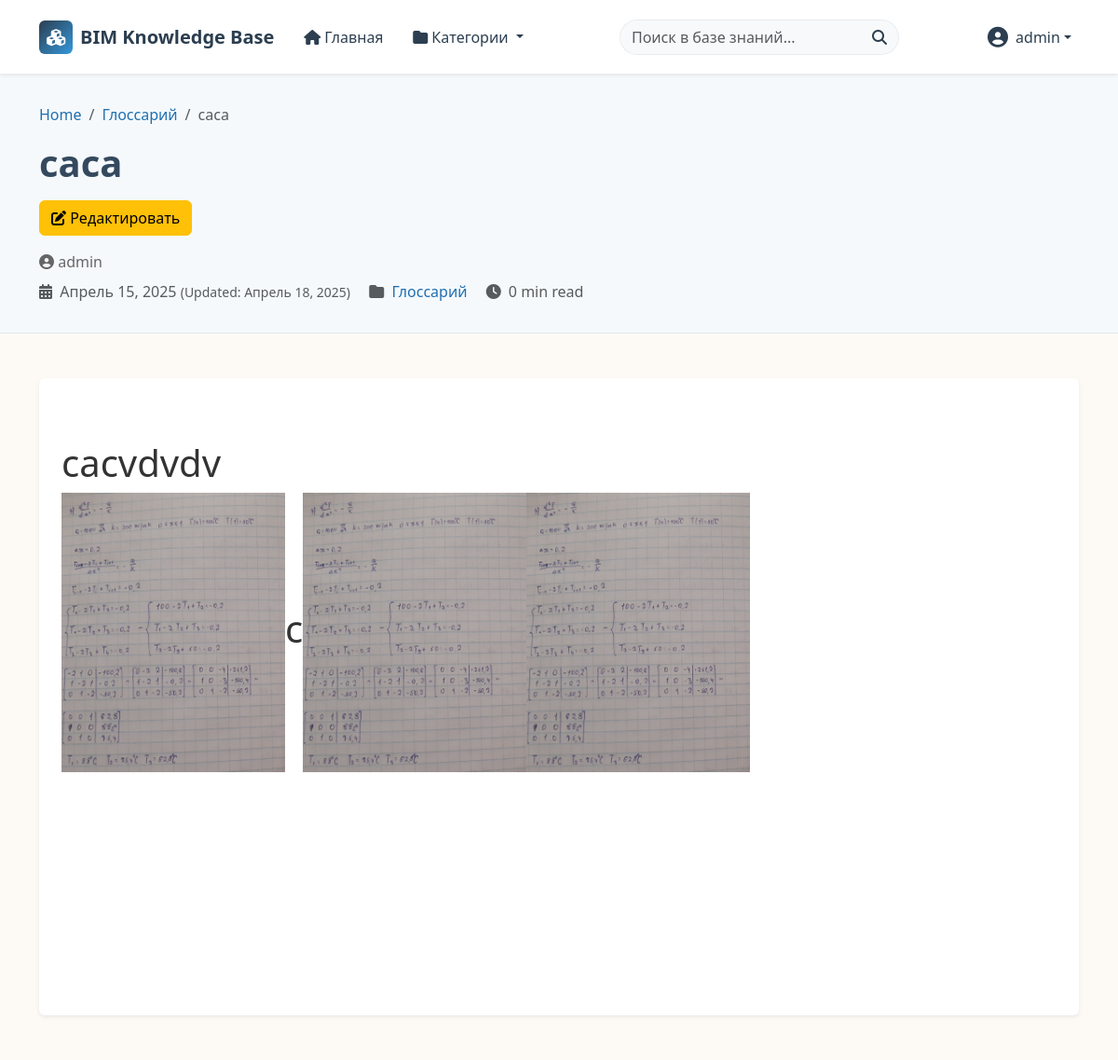
/article/30/ (signed in), run on the app's committed database.
### articles/models.py (models this page shows, shortened)
class Article(models.Model):
    title = models.CharField(max_length=200)
    content = RichTextUploadingField(blank=True, null=True)
    category = models.ForeignKey(Category, on_delete=models.CASCADE, related_name='articles')
    snippet = models.CharField(max_length=200, default="Описание статьи")
    author = models.ForeignKey(User, on_delete=models.CASCADE)
    created_date = models.DateTimeField(auto_now_add=True)
    updated_date = models.DateTimeField(auto_now=True)
    class Meta:
        ordering = ['-updated_date', '-created_date']

class Category(models.Model):
    name = models.CharField(max_length=200)
    parent = models.ForeignKey('self', on_delete=models.SET_NULL, null=True, blank=True, related_name='subcategories')
    description = models.TextField(blank=True)
    class Meta:
        verbose_name_plural = "Categories"
    def get_absolute_url(self):
        return reverse("category_detail", kwargs={"pk": self.pk})

### articles/views.py (the view)
# urls.py: path('article/<int:id>/', views.ArticleDetail.as_view(), name="article_detail"),
class ArticleDetail(DetailView):
    model = Article
    template_name = 'articles/article_detail.html'
    pk_url_kwarg = 'id'
    context_object_name = 'article'

### articles/context_proccessors.py (called while the page is built)
def navbar_context(request):
    return{
        "menu": Category.objects.filter(parent=None),
    }

### articles/templates/articles/article_detail.html (shortened to what this page needs)
{% extends 'base.html' %}
{% load static %}
{% block content %}
<section class="article-header">
    <div class="container">
        <nav aria-label="breadcrumb">
            <ol class="breadcrumb">
                <li class="breadcrumb-item"><a href="{% url 'home' %}">Home</a></li>
                <li class="breadcrumb-item">
                    <a href="{{ article.category.get_absolute_url }}">{{ article.category.name }}</a>
                </li>
                <li class="breadcrumb-item active" aria-current="page">{{ article.title }}</li>
            </ol>
        </nav>
        <div class="article-meta-header">
            <h1 class="article-title mb-3">{{ article.title }}</h1>
            <div class="article-meta">
                {% if request.user.is_staff %}
                    <div class="article-actions my-3">
                        <a href="{% url 'article_edit' article.pk %}" class="btn btn-warning me-2">
                            <i class="fas fa-edit"></i> Редактировать
                        </a>
                    </div>
                {% endif %}
                <div class="author-info mt-2">
                    <span class="author-avatar"><i class="fas fa-user-circle"></i></span>
                    <span class="author-name">{{ article.author.username }}</span>
                </div>
                <div class="article-details text-muted mt-2">
                    <span class="me-3">
                        <i class="fas fa-calendar-alt me-1"></i> {{ article.created_date|date:"F d, Y" }}
                        {% if article.updated_date != article.created_date %}
                        <small>(Updated: {{ article.updated_date|date:"F d, Y" }})</small>
                        {% endif %}
                    </span>
                    <span class="me-3">
                        <i class="fas fa-folder me-1"></i>
                        <a href="{{ article.category.get_absolute_url }}">{{ article.category.name }}</a>
                    </span>
                    <span>
                        <i class="fas fa-clock me-1"></i>
                        {% with word_count=article.content|wordcount %}
                            {% widthratio word_count 200 1 %} min read
                        {% endwith %}
                    </span>
                </div>
            </div>
        </div>
    </div>
</section>
<section class="article-body py-5" style="background-color: #fdfaf6;">
    <div class="container">
        <div class="row">
            <div class="col-md-12">
                <div class="p-4 rounded shadow-sm bg-white">
                    <div class="article-content">
                        <div id="editor" class="ck-editable">
                            {{ article.content|safe }}
                        </div>
                    </div>
                </div>
            </div>
            </div>
        </div>
</section>
{% endblock %}

### templates/navbar.html (shortened to what this page needs)
{% load static %}
<nav class="navbar navbar-expand-lg navbar-light bg-white shadow-sm sticky-top">
  <div class="container">
      <a class="navbar-brand d-flex align-items-center" href="{% url 'home' %}">
          <div class="logo-icon bg-gradient-primary text-white rounded">
              <i class="fas fa-cubes"></i>
          </div>
          <span class="ms-2 fw-bold">BIM Knowledge Base</span>
      </a>
      <div class="collapse navbar-collapse" id="navbarContent">
          <ul class="navbar-nav me-auto mb-2 mb-lg-0">
              <li class="nav-item">
                  <a class="nav-link {% if request.path == '/' %}active{% endif %} px-3" href="{% url 'home' %}">
                      <i class="fas fa-home me-1"></i>Главная
                  </a>
              </li>
              <li class="nav-item dropdown">
                  <a class="nav-link dropdown-toggle px-3" href="#" id="navbarCategories" role="button"
                     data-bs-toggle="dropdown" aria-expanded="false">
                      <i class="fas fa-folder me-1"></i>Категории
                  </a>
              </li>
          </ul>
          <form class="d-flex mx-auto search-form" method="POST" action="{% url 'search_results' %}">
            <div class="input-group">
                <input class="form-control search-input border-end-0" type="search" placeholder="Поиск в базе знаний..."
                       aria-label="Search" name="searched" value="{{ request.POST.searched|default:'' }}">
                <button class="btn search-btn border-start-0" type="submit">
                    <i class="fas fa-search"></i>
                </button>
            </div>
          </form>
          <ul class="navbar-nav ms-auto">
              {% if user.is_authenticated %}
                  <li class="nav-item dropdown">
                      <a class="nav-link dropdown-toggle user-menu d-flex align-items-center" href="#" id="navbarUser" role="button"
                         data-bs-toggle="dropdown" aria-expanded="false">
                          <div class="user-avatar me-2">
                              <i class="fas fa-user-circle"></i>
                          </div>
                          <span>{{ user.username }}</span>
                      </a>
                  </li>
              {% endif %}
          </ul>
      </div>
  </div>
</nav>

### static/css/main.css (style rules this page uses)
.form-control, input[type="text"], input[type="password"], input[type="email"], input[type="url"], select, textarea { display: block; width: 100%; padding: 0.375rem 0.75rem; font-size: 1rem; font-weight: 400; line-height: 1.5; color: #212529; background-color: #fff; background-clip: padding-box; border: 1px solid #ced4da; border-radius: 0.25rem; transition: border-color 0.15s ease-in-out, box-shadow 0.15s ease-in-out; }
:root { --primary-color: #2070b0; --secondary-color: #34495e; --accent-color: #3498db; --light-bg: #f5f9fc; --border-color: #e1e8ed; --text-primary: #333333; --text-secondary: #666666; }
body { color: var(--text-primary); }
a { color: var(--primary-color); text-decoration: none; transition: color 0.3s ease; }
.article-header { background-color: var(--light-bg); padding: 2rem 0; border-bottom: 1px solid var(--border-color); }
.article-title { color: var(--secondary-color); font-weight: 700; }
.breadcrumb { background-color: transparent; }
.article-meta { color: var(--text-secondary); }
.article-content { line-height: 1.7; }

### templates/navbar.html (style rules this page uses)
.navbar { padding: 15px 0; transition: all 0.3s ease; }
.logo-icon { background: linear-gradient(135deg, #2c3e50 0%, #3498db 100%); width: 36px; height: 36px; border-radius: 8px; display: flex; align-items: center; justify-content: center; font-size: 18px; }
.navbar-brand { font-weight: 700; color: #2c3e50; }
.nav-link { font-weight: 500; color: #2c3e50; transition: all 0.2s ease; }
.search-form { width: 300px; }
.search-input { border-radius: 20px 0 0 20px; border-color: #e9ecef; background-color: #f8f9fa; }
.search-btn { border-radius: 0 20px 20px 0; background-color: #f8f9fa; border-color: #e9ecef; color: #2c3e50; }
.user-avatar { font-size: 22px; color: #2c3e50; }

### data on the page
Article: category.name "Глоссарий", title "caca", author.username "admin", created_date "Апрель 15, 2025", updated_date "Апрель 18, 2025", content "cacvdvdv c", content (picture)

### other printed values
{{ user.username }} "admin"
